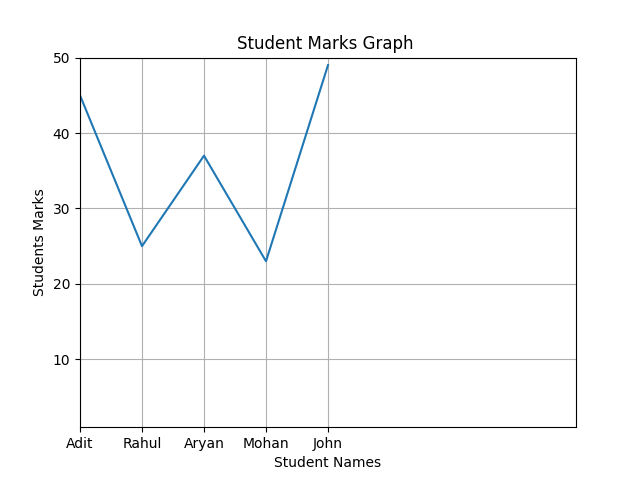

Here is the Python script that generated this plot:
import matplotlib.pyplot as plt

student_names=["Adit","Rahul","Aryan","Mohan","John"]
student_marks=[45,25,37,23,49]

marks_percentage=[45/50*100,25/50*100,37/50*100,23/50*100,49/50*100]

def line_chart_students_marks():
    plt.plot(student_names,student_marks)
    plt.title("Student Marks Graph ")

    plt.xlabel("Student Names")
    plt.ylabel("Students Marks")
    plt.xlim(xmin=0, xmax=8)
    plt.ylim(ymin=1,ymax=50)
    plt.grid(True)

    plt.show()

line_chart_students_marks()
